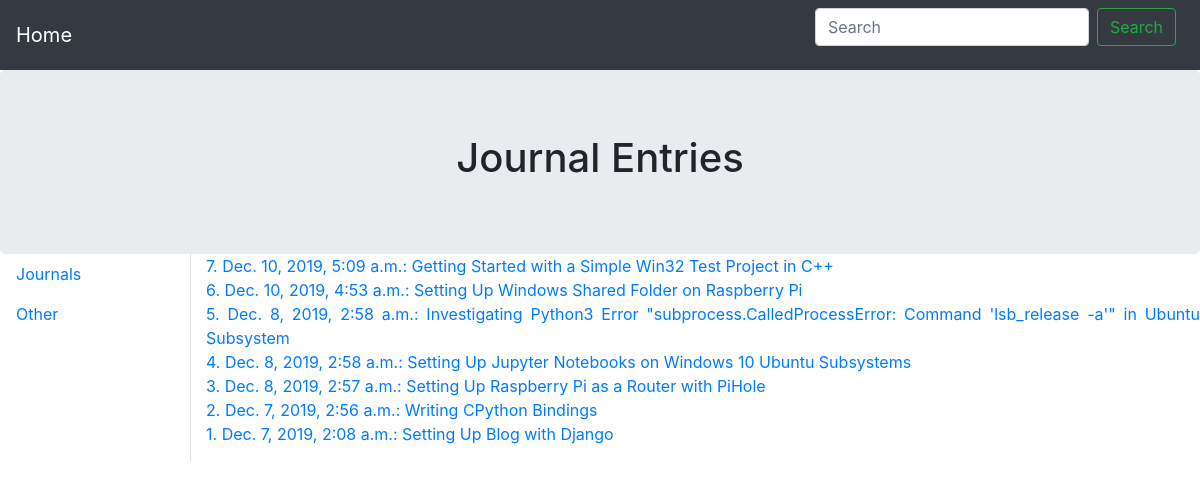
Page /daily/ on the earlier database version.
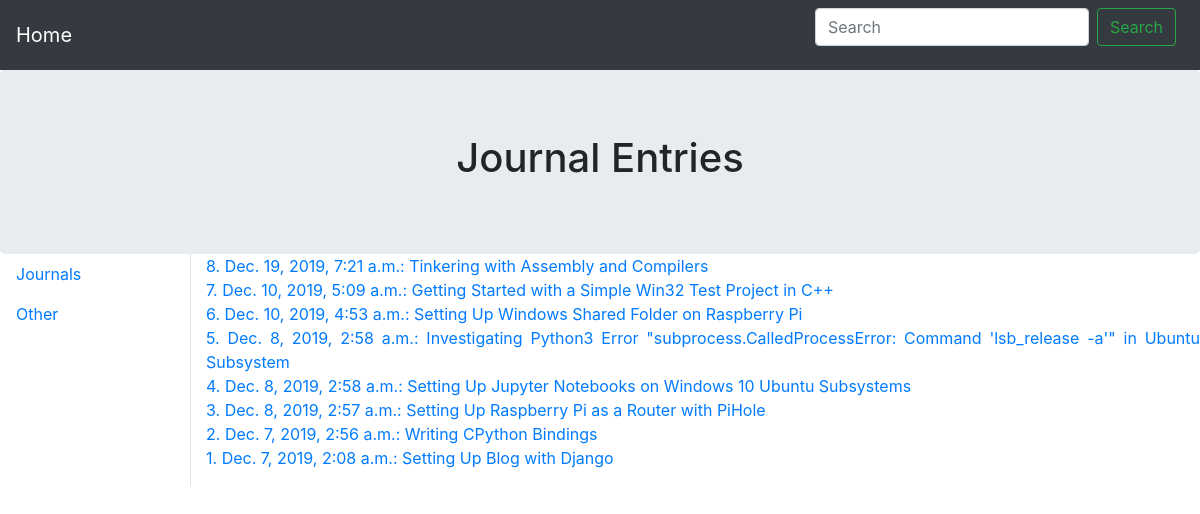
Same page on the later database version.
### daily/models.py (models this page shows)
class Journal(models.Model):
	title = models.CharField(max_length=200)
	date = models.DateTimeField('date published')

### daily/views.py (the view)
# urls.py: path('', views.index, name='index'),
def index(request):
    entries = Journal.objects.order_by('-date')
    return render(request, 'daily/index.html', {'entries':entries})

### daily/templates/daily/index.html
{% extends "generic.html" %}
{% block header %}
Journal Entries
{% endblock %}
{% block content %}
{% for entry in entries %}
    {% with forloop.revcounter|stringformat:"i" as i %}
    <a href={{ "entry_"|add:i }}>{{ forloop.revcounter }}. {{ entry.date }}: {{ entry.title }}<br /></a>
    {% endwith %}
{% endfor %}
{% endblock %}

Differences in the rows shown:
added Journal: date "Dec. 19, 2019, 7:21 a.m.", title "Tinkering with Assembly and Compilers"
